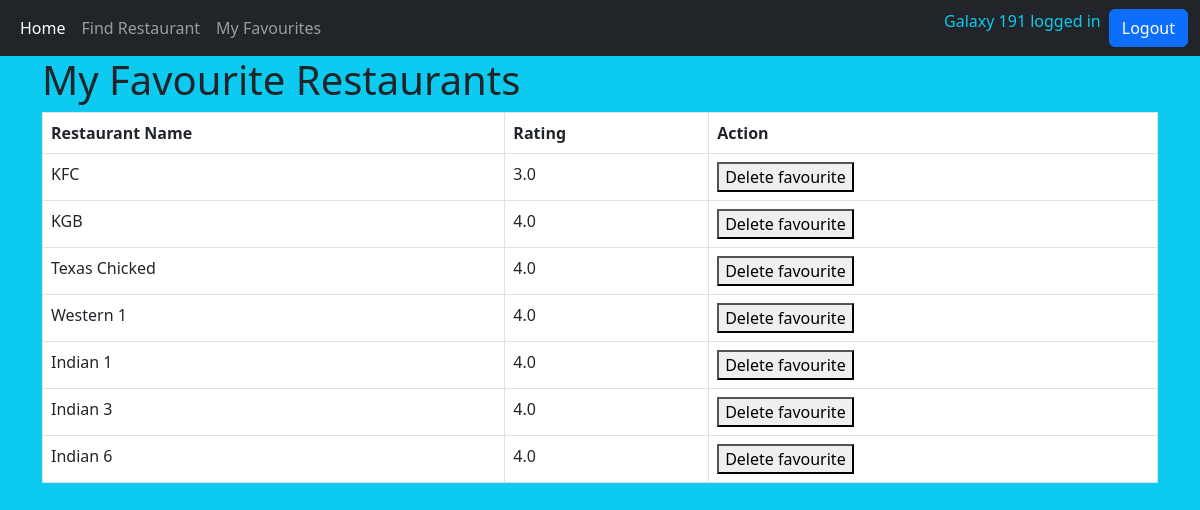
Screenshot of /favourite_restaurants (signed in) with the database file from the repository.
### tables this page shows
CREATE TABLE "UserFavourites" (
	"UserId"	INTEGER NOT NULL,
	"RestaurantId"	INTEGER NOT NULL,
	PRIMARY KEY("UserId","RestaurantId")
);

CREATE TABLE "Restaurants" (
	"ID"	INTEGER NOT NULL,
	"Name"	TEXT,
	"Rating"	REAL,
	"Cuisine"	TEXT,
	"Longitude"	REAL,
	"Latitude"	REAL,
	"Budget"	TEXT,
	PRIMARY KEY("ID" AUTOINCREMENT)
);

### app.py (the view)
@app.route('/favourite_restaurants', methods=['GET', 'POST'])
def favourite_restaurants():
    if request.method == 'GET':
        user_id = session['id']
        return get_favourite_restaurants(user_id)

### app.py (called while the page is built)
def get_favourite_restaurants(user_id):
    db_path = os.path.join(dir_path, 'Database.db')
    conn = sqlite3.connect(db_path)
    c = conn.cursor()
    query = "SELECT * FROM Restaurants INNER JOIN UserFavourites ON Restaurants.ID = UserFavourites.RestaurantId WHERE UserId = ?"
    c.execute(query, (user_id,))
    favourites = c.fetchall()
    conn.close()
    return render_template('favourite_restaurants.html', restaurants=favourites)

### templates/favourite_restaurants.html (shortened to what this page needs)
{% extends 'base.html' %}
{% block content %}
  <body>
    <header>
      <h1>My Favourite Restaurants</h1>
    </header>
    <table class="table table-bordered">
      <thead>
        <tr>
          <th scope="col">Restaurant Name</th>
          <th scope="col">Rating</th>
          <th scope="col">Action</th>
        </tr>
      </thead>
      <tbody>
        {% for restaurant in restaurants %}
          <tr>
            <td>{{ restaurant[1] }}</td>
            <td>{{ restaurant[2] }}</td>
            <td>
              <form method="POST" action="/favourites">
                <button type="submit">Delete favourite</button>
              </form>
            </td>
          </tr>
        {% endfor %}
      </tbody>
    </table>
  </body>
{% endblock %}

### templates/base.html (shortened to what this page needs)
<!doctype html>
<html lang="en">
  <head>
    <link href="https://cdn.jsdelivr.net/npm/bootstrap@5.3.0-alpha1/dist/css/bootstrap.min.css" rel="stylesheet">
  </head>
  <body class="bg-info">
    {% include 'nav.html' %}
    <div class="container">
    {% block content %}{% endblock %}
    </div>
  </body>
</html>

### templates/nav.html (shortened to what this page needs)
<nav class="navbar navbar-dark bg-dark navbar-expand-lg px-12">
    <div class="container-fluid">
      <div class="collapse navbar-collapse" id="navbarNav">
        <ul class="navbar-nav">
          <li class="nav-item">
            <a class="nav-link active" aria-current="page" href="{{ url_for('index') }}">Home</a>
          </li>
          <li class="nav-item">
            <a class="nav-link" href="{{url_for('search_restaurants')}}">Find Restaurant</a>
          </li>
          {% if session['username'] %}
            <li class="nav-item">
              <a class="nav-link" href="{{url_for('favourite_restaurants')}}">My Favourites</a>
            </li>
          {% endif %}
        </ul>
      </div>
        <div class="nav navbar-right">
          {% if session['username'] %}
            <div class="text-end text-info px-2"> {{ session['username'] }} logged in </div>
            <a href="{{ url_for('logout')}}" type="button" class="btn btn-primary">Logout</a>
          {% else %}
            <a href="{{ url_for('login')}}" type="button" class="btn btn-outline-primary me-2">Login</a>
            <a href="{{ url_for('signup')}}" type="button" class="btn btn-primary me-2">Sign-up</a>
          {% endif %}
          </div>
        </div>
  </nav>

### rows the page displays
UserFavourites: Name "KFC", Rating "3.0"
UserFavourites: Name "KGB", Rating "4.0"
UserFavourites: Name "Texas Chicked", Rating "4.0"
UserFavourites: Name "Western 1", Rating "4.0"
UserFavourites: Name "Indian 1", Rating "4.0"
UserFavourites: Name "Indian 3", Rating "4.0"
UserFavourites: Name "Indian 6", Rating "4.0"

### other values shown
{{ session['username'] }} "Galaxy 191"
